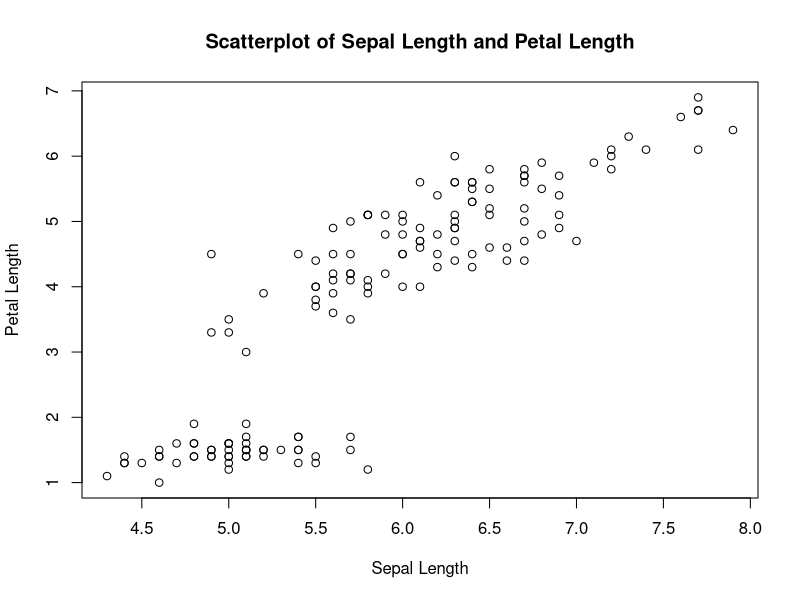

The R source for this figure:
# Create a scatterplot of the Sepal.Length and Petal.Length variables
# in the iris dataset using the plot function.
# Add appropriate labels and title to the plot.
# Save the plot as a high-resolution image file.

data <- iris[, c("Sepal.Length", "Petal.Length")]
plot(data, xlab = "Sepal Length", ylab = "Petal Length", main = "Scatterplot of Sepal Length and Petal Length")